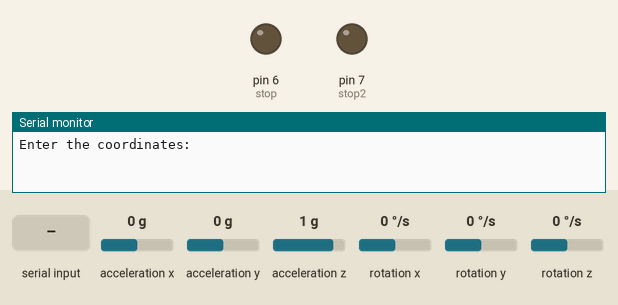
Simulated run of this sketch. Board: Arduino Uno, built with avr-gcc and run on an emulated ATmega328P. On the bench: output pins drawn as LEDs (lit = HIGH), the last lines printed to the serial monitor. Inputs (shaded band) come from the test bench; at power-on: acceleration x 0 g, acceleration y 0 g, acceleration z 1 g, rotation x 0 °/s, rotation y 0 °/s, rotation z 0 °/s.

Above: at 1.2 s.
1.3 s: "90,45\n" received over Serial
At 2.7 s:
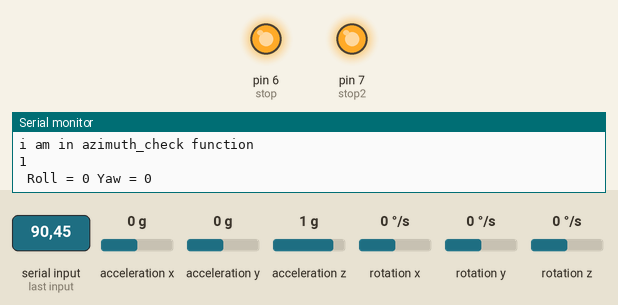
Timing chart, 0 to 4.3 s (numbered marks = the images above; inputs shaded):
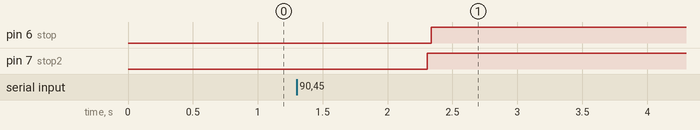

The sketch:

star_track_arduinoUNO_ByHozaifa.ino
```cpp
#include <Wire.h>
#include <MPU6050.h>

MPU6050 mpu;
// Timers
unsigned long timer = 0;
float timeStep = 0.01;


// Pitch, Roll and Yaw values

float rollRaw = 0;
float yawRaw = 0;
int roll;
int yaw;
//pin definition
const int stop=6,stop2=7;

int val = 0;//variable to store the user input DEC
int val2 = 0;//variable to store the user input RA
bool receivedCoordinates = false; // Flag to track if coordinates are received
void setup() {

  Serial.begin(9600);
  Wire.begin();
    pinMode(stop,OUTPUT);
    pinMode(stop2,OUTPUT);
  while(!mpu.begin(MPU6050_SCALE_2000DPS, MPU6050_RANGE_2G))
  {
    Serial.println("Could not find a valid MPU6050 sensor, check wiring!");
    delay(500);
  }
    // Calibrate gyroscope. The calibration must be at rest.
  // If you don't want calibrate, comment this line.
  mpu.calibrateGyro();
}

void loop() {
  if(!receivedCoordinates) {
    recvdata(); // Receive coordinates only once
    receivedCoordinates = true; // Set the flag to true after receiving coordinates
  }
  altitude_check();
  azimuth_check();
  timer = millis();

  // Read normalized values
  Vector norm = mpu.readNormalizeGyro();

  // Calculate Pitch, Roll and Yaw

  rollRaw = rollRaw + norm.XAxis * timeStep;
  yawRaw = yawRaw + norm.ZAxis * timeStep;

  roll = rollRaw * (1/(3.142/180));
  yaw = yawRaw * (1/(3.142/180));
  // Output raw

  Serial.print(" Roll = ");
  Serial.print(roll);
  Serial.print(" Yaw = ");
  Serial.println(yaw);

  // Wait to full timeStep period
  delay(500);
}
void recvdata(){
    Serial.println("Enter the coordinates:");
    while (!Serial.available()) {
      // Wait for input
    }
    String a= Serial.readString();
        String value1, value2;
        // For loop which will separate the String in parts
        // and assign them the the variables we declare
        for (int i = 0; i < a.length(); i++) {
            if (a.substring(i, i+1) == ",") {
                value2 = a.substring(0, i);
                value1= a.substring(i+1);
                break;
            }
        }
        val=value1.toInt();
        val2=value2.toInt();

        Serial.println("the coordinates:");
        Serial.println(val);
        Serial.println(val2);

}
void altitude_check(){
    Serial.println("i am in altitude_check function");
    if(val2==roll){
      digitalWrite(stop2,LOW);
      Serial.println(digitalRead(stop2));
    }
    else{
      digitalWrite(stop2,HIGH);
      Serial.println(digitalRead(stop2));
    }

}
void azimuth_check(){
    Serial.println("i am in azimuth_check function");
    if(val==yaw){
      digitalWrite(stop,LOW);
      Serial.println(digitalRead(stop));
    }
    else{
      digitalWrite(stop,HIGH);
      Serial.println(digitalRead(stop));
    }

}
```

Measured:
- after the input at 1.3 s, pin 6 (stop), pin 7 (stop2): LOW → HIGH after 1.0 s
